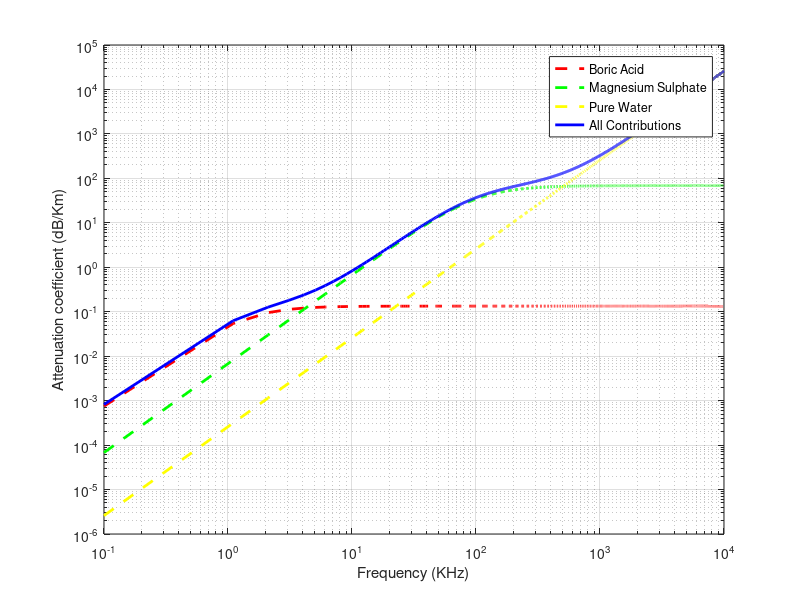

Write the MATLAB code that produced this figure.
%file saved as USP2_2.m
frequeny = 0.1:10000; 
temperature = 15;
salinity = 35; 
ph = 8; 
depth_max = 50;
p1 = 1; 
p2 = 1 - (1.37 * 10^-4 * depth_max) + (6.2 * 10^-9 * depth_max^2);
p3 = 1 - (3.83 * 10^-5 * depth_max) + (4.9 * 10^-10 * depth_max^2);
c = 1412 + 3.21*temperature + 1.19*salinity + 0.0167*depth_max;
f1 = 2.8 * sqrt((salinity/35)) * 10^(4 - (1245/(temperature+273)));
f2 = (8.17 * 10^(8-1990/(temperature+273))) / (1 + 0.0018*(salinity-35));
a1 = ((8.686/c) * 10^(0.78*ph - 5));
a2 = 21.44*(salinity/c)*(1 + 0.025*temperature);
if temperature <= 20
a3 = (4.937 * 10^-4) - (2.59 * 10^-5)*temperature ...
    + (9.11 * 10^-7)*(temperature^2) - (1.5 *10^-8)*(temperature^3);
else
a3 = (3.964 * 10^-4) - (1.146 * 10^-5)*temperature ...
    + (1.45 * 10^-7)*(temperature^2) - (6.5.*10^-10)*(temperature^3);
end
boric_Acid = ((a1.*p1.*f1.*frequeny.^2)./((f1.^2)+(frequeny.^2)));
magnesium_Sulphate = ((a2.*p2.*f2.*frequeny.^2)./((f2.^2)+(frequeny.^2)));
pure_Water = (a3.*p3.*frequeny.^2);
all_Contributions = boric_Acid + magnesium_Sulphate + pure_Water;

loglog(frequeny,boric_Acid,'--','color','r','linewidth',2), hold on; 
loglog(frequeny,magnesium_Sulphate,'--','color','green','linewidth',2), hold on; 
loglog(frequeny,pure_Water,'--','color','yellow','linewidth',2), hold on;
loglog(frequeny,all_Contributions,'blue','linewidth',2); 
xlabel('Frequency (KHz)'); ylabel('Attenuation coefficient (dB/Km)');
legend('Boric Acid','Magnesium Sulphate','Pure Water','All Contributions'); 
grid on;